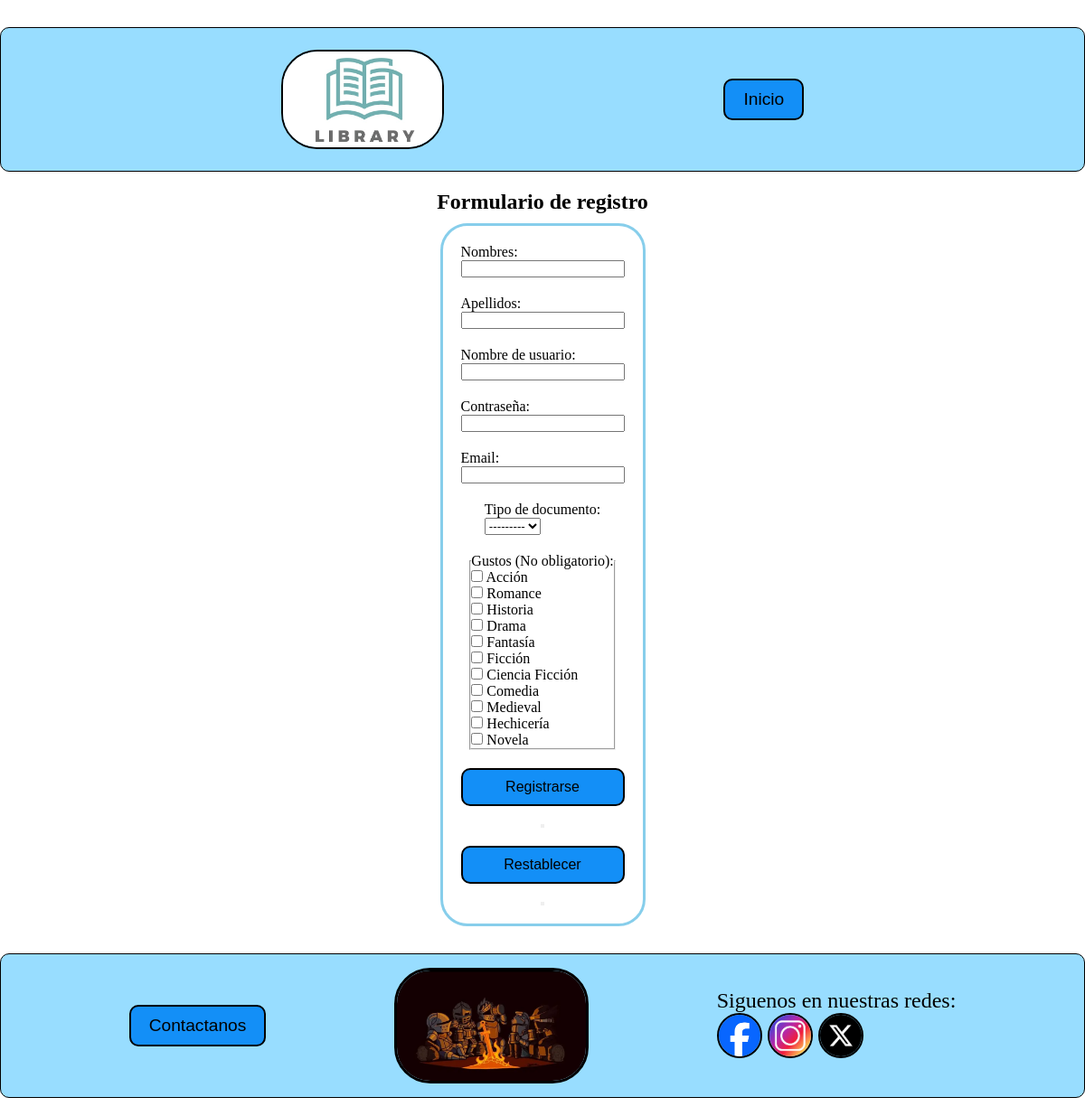
/registro/, run on an earlier commit of the app's database.
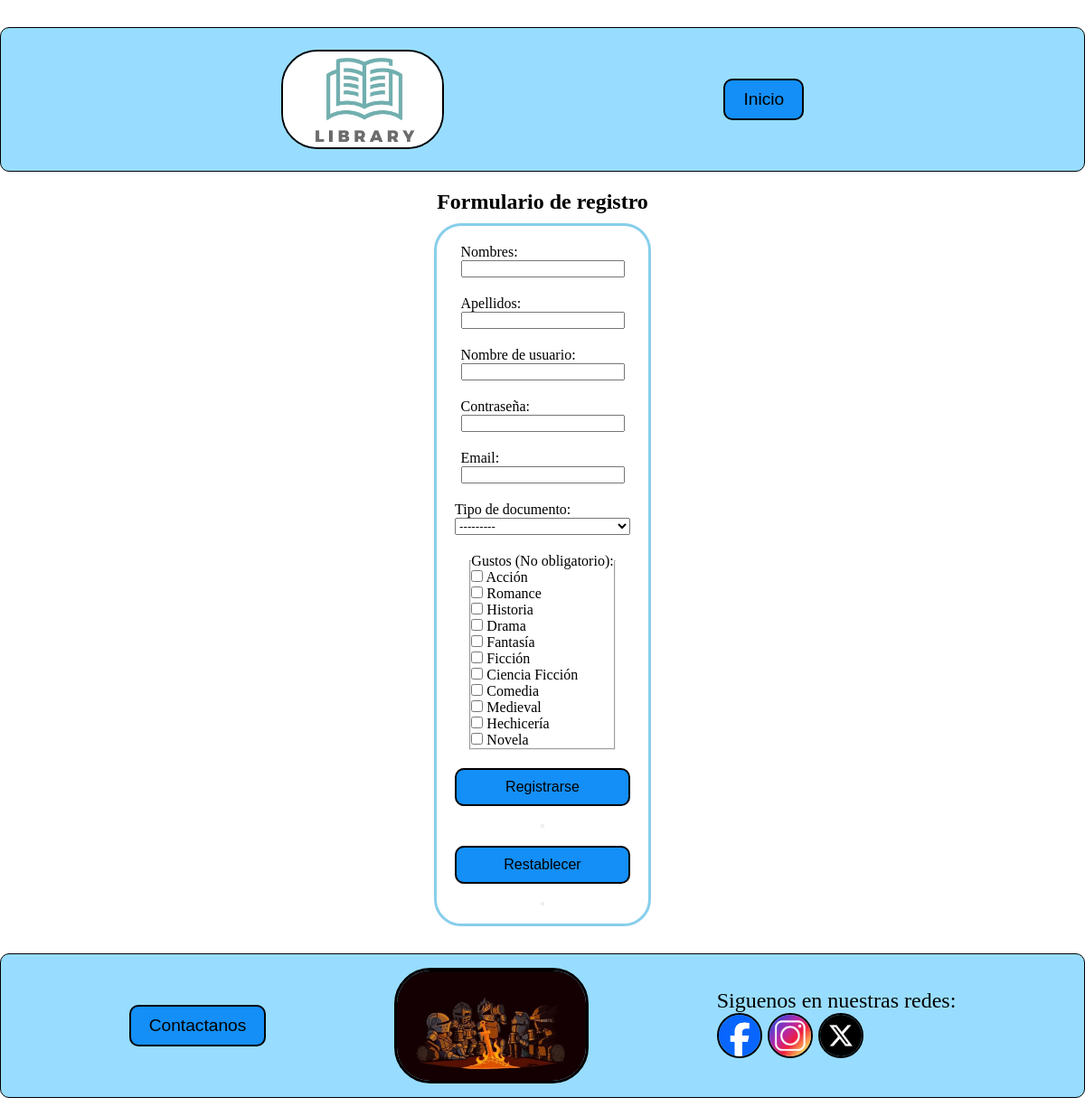
And on a later commit of the database.
### user/models.py (models this page shows)
class DocumentType(models.Model):
  document = models.CharField(max_length=30, help_text='Tipo de documento', null=True)
  doc = models.CharField(max_length=10, help_text='Sigla del tipo de documento')
  def __str__(self):
    return '%s (%s)'%(self.doc, self.document)

### biblioteca/views.py (the view)
# urls.py: path('registro/', registro, name = 'Registro'),
def registro(request):
  f = Form_Register(initial={'form_type':'Registro'})
  return render(request, 'registro.html', {'formulario':f})

### biblioteca/models.py (called while the page is built)
  def __str__(self):
    return self.name

### templates/registro.html (shortened to what this page needs)
{% load static %}
<!DOCTYPE html>
<html lang="es">
<head>
  <link rel="stylesheet" href="{% static 'main.css' %}">
</head>
<body>
  <header class="header">
    <img src="{% static 'assets/logo_biblioteca.png'%}" alt="logo_biblioteca" class="logo">
    <a href="{% url 'Home' %}"><button class="boton">Inicio</button></a>
  </header>
  <section>
  <div class="cont__form">
    <h2>Formulario de registro</h2>
    <form action="{% url 'Validar' %}" method="POST" class="formulario" >
      {{formulario}}
      <button type="submit" class="form__boton">Registrarse<button>
      <button type="reset" class="form__boton">Restablecer<button>
      </form>
  </section>
{% include 'layout/app_footer.html' %}

### templates/layout/app_footer.html
{% load static %}
  <footer class="header">
    <a href="{% url 'Contacto' %}"><button class="boton">Contactanos</button></a>
    <img src="{% static 'assets/knights.png' %}" alt='knights' class="fondo">
    <div class="contenedor_info">
	  <p>Siguenos en nuestras redes:</p>
	  <a href="www.facebook.com/BibliotecaVirtual">
	    <img src="{% static 'assets/logo_fb.png' %}" alt="Facebook" class="logo_redes">
	  </a>
	  <a href="www.instagram.com/BibliotecaVirtual_oficial">
	    <img src="{% static 'assets/logo_ig.png' %}" alt="Instagram" class="logo_redes">
	  </a>
	  <a href="www.twitter.com/BibliotecaVirtual_1220">
	    <img src="{% static 'assets/logo_x.png' %}" alt="X" class="logo_redes">
      </a>
    </div>
  </footer>
</body>
</html>

### static/main.css (style rules this page uses)
* { margin: 0; padding: 0; box-sizing: border-box; }
.header { display: flex; justify-content: space-evenly; border: 1px solid black; background: rgb(152, 221, 255); align-items: center; height: 160px; margin-top: 30px; margin-bottom: 20px; border-radius: 10px; }
p { font-size: 1.5rem; }
a { text-decoration: none; font-size: 1.5rem; cursor: pointer; }
.logo { max-width: 180px; border-radius: 40px; border: 2px solid black; }
.logo_redes { max-width: 50px; border-radius: 40px; border: 2px solid black; }
.fondo { max-width: 215px; border-radius: 40px; border: 3px solid black; }
.boton { background: rgb(19, 143, 247); border: 2px solid black; color: black; border-radius: 10px; width: 100%; padding: 10px 20px; font-size: 1.2rem; }
.cont__form { display: flex; flex-direction: column; justify-content: center; align-items: center; }
.formulario { margin-top: 10px; display: flex; flex-direction: column; align-items: center; border-radius: 30px; border: 3px solid skyblue; justify-content: center; gap: 20px; padding: 20px; }
.form__item { display: flex; flex-direction: column; align-items: center; justify-content: center; text-align: center; }
.form__boton { background: rgb(19, 143, 247); border: 2px solid black; color: black; border-radius: 10px; width: 100%; padding: 10px 20px; font-size: 1rem; }

What changed in the data, as far as the page shows it:
added DocumentType: doc "---------"
Also different on the page:
form field doc: "---------" → (not shown)
